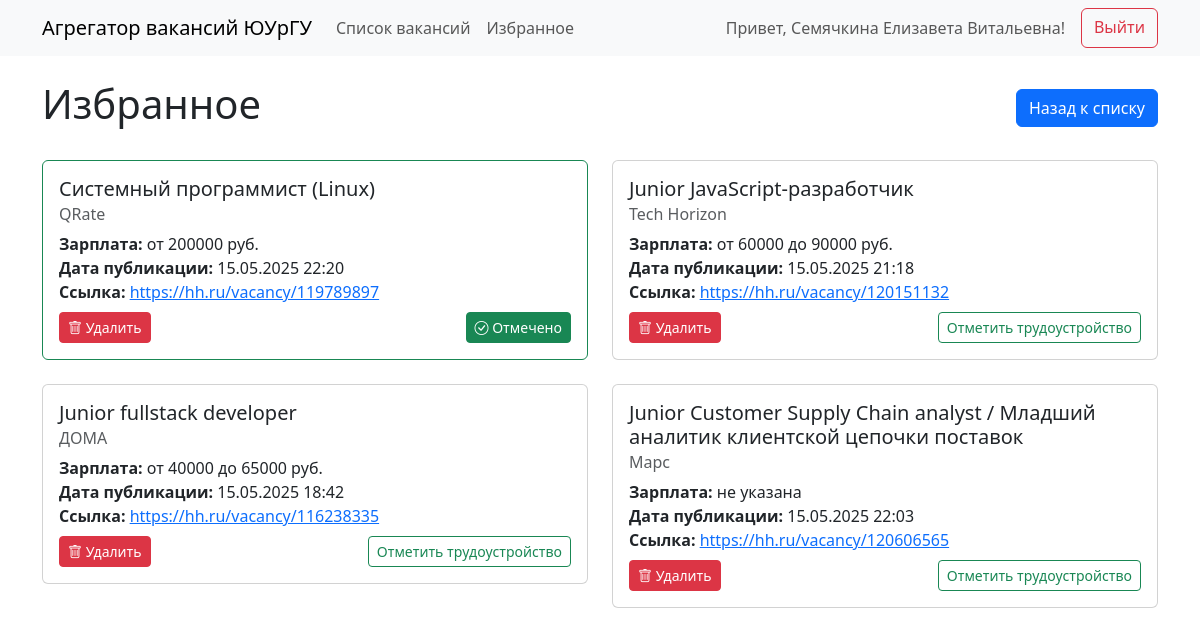
The app's page /favorites (signed in) with its own data.
### tables this page shows
CREATE TABLE users (
            id INTEGER PRIMARY KEY AUTOINCREMENT,
            full_name TEXT NOT NULL,
            group_number TEXT,
            email TEXT,
            phone TEXT,
            password TEXT NOT NULL,
            user_type TEXT NOT NULL,
            last_login TEXT,
            UNIQUE(full_name, user_type)
        );

CREATE TABLE vacancies (
            id INTEGER PRIMARY KEY AUTOINCREMENT,
            title TEXT NOT NULL,
            company TEXT,
            salary TEXT,
            experience TEXT,
            url TEXT UNIQUE,
            description TEXT,
            published_at TEXT
        );

### app.py (the view)
@app.route('/favorites')
def favorites():
    if 'user_id' not in session:
        return redirect(url_for('login'))
    user = get_user_by_id(session['user_id'])  # Получаем данные пользователя
    if not user:
        return redirect(url_for('login'))
    fav_vacancies = get_favorites(user['id'])
    employment = get_employment(user['id'])
    if employment:
        fav_vacancies = [v for v in fav_vacancies if v['id'] != employment['id']]
        fav_vacancies.insert(0, employment)
    return render_template('favorites.html',
                           favorites=fav_vacancies,
                           employment=employment,
                           user=user)  # Добавляем user в контекст

### app.py (called while the page is built)
@app.before_request
def before_request():
    session.permanent = True
    session.modified = True

def get_user_by_id(user_id):
    conn = sqlite3.connect('vacancies.db')
    cursor = conn.cursor()
    cursor.execute('''
        SELECT id, full_name, group_number, user_type FROM users WHERE id = ?
    ''', (user_id,))
    user = cursor.fetchone()
    conn.close()
    if user:
        return {
            'id': user[0],
            'full_name': user[1],
            'group_number': user[2],
            'user_type': user[3]
        }
    return None

### db.py (called while the page is built)
def get_favorites(user_id):
    conn = sqlite3.connect('vacancies.db')
    cursor = conn.cursor()
    cursor.execute('''
        SELECT v.id, v.title, v.company, v.salary, v.url, v.published_at
        FROM favorites f
        JOIN vacancies v ON f.vacancy_id = v.id
        WHERE f.user_id = ?
        ORDER BY f.added_at DESC
    ''', (user_id,))
    vacancies = cursor.fetchall()
    conn.close()
    return [{
        'id': v[0],
        'title': v[1],
        'company': v[2],
        'salary': v[3],
        'url': v[4],
        'published_at': v[5]
    } for v in vacancies]

def get_employment(user_id):
    conn = sqlite3.connect('vacancies.db')
    cursor = conn.cursor()
    cursor.execute('''
        SELECT v.id, v.title, v.company, v.salary, v.url, v.published_at
        FROM employment e
        JOIN vacancies v ON e.vacancy_id = v.id
        WHERE e.user_id = ?
    ''', (user_id,))
    result = cursor.fetchone()
    conn.close()
    if result:
        return {
            'id': result[0],
            'title': result[1],
            'company': result[2],
            'salary': result[3],
            'url': result[4],
            'published_at': result[5]
        }
    return None

### templates/favorites.html (shortened to what this page needs)
{% extends "base.html" %}
{% block content %}
    <div class="d-flex justify-content-between align-items-center mb-4">
        <h1>Избранное</h1>
        <a href="{{ url_for('index') }}" class="btn btn-primary">Назад к списку</a>
    </div>
    {% if not favorites %}
        <div class="alert alert-info">У вас пока нет избранных вакансий</div>
    {% else %}
        <div class="row">
            {% for vacancy in favorites %}
                <div class="col-md-6 mb-4">
                    <div class="card {% if employment and employment.id == vacancy.id %}border-success{% endif %}">
                        <div class="card-body">
                            <h5 class="card-title">{{ vacancy.title }}</h5>
                            <h6 class="card-subtitle mb-2 text-muted">{{ vacancy.company }}</h6>
                            <div class="card-text mb-2">
                                <strong>Зарплата:</strong> {{ vacancy.salary }}<br>
                                <strong>Дата публикации:</strong> {{ vacancy.published_at }}<br>
                                <strong>Ссылка:</strong> <a href="{{ vacancy.url }}" target="_blank">{{ vacancy.url|truncate(30) }}</a>
                            </div>
                            <div class="d-flex justify-content-between align-items-center">
                                <button class="btn btn-sm btn-danger remove-favorite"
                                        data-vacancy-id="{{ vacancy.id }}"
                                        title="Удалить из избранного">
                                    <i class="bi bi-trash"></i> Удалить
                                </button>
                                {% if user and user.user_type == 'student' %}
                                    <button class="btn btn-sm {% if employment and employment.id == vacancy.id %}btn-success{% else %}btn-outline-success{% endif %} employment-btn"
                                            data-vacancy-id="{{ vacancy.id }}">
                                        {% if employment and employment.id == vacancy.id %}
                                            <i class="bi bi-check-circle"></i> Отмечено
                                        {% else %}
                                            Отметить трудоустройство
                                        {% endif %}
                                    </button>
                                {% endif %}
                            </div>
                        </div>
                    </div>
                </div>
            {% endfor %}
        </div>
    {% endif %}
{% endblock %}

### templates/base.html (shortened to what this page needs)
<!DOCTYPE html>
<html lang="ru">
<head>
    <link href="https://cdn.jsdelivr.net/npm/bootstrap@5.3.0/dist/css/bootstrap.min.css" rel="stylesheet">
    <link rel="stylesheet" href="https://cdn.jsdelivr.net/npm/bootstrap-icons@1.8.0/font/bootstrap-icons.css">
</head>
<body>
    <nav class="navbar navbar-expand-lg navbar-light bg-light">
        <div class="container">
            <a class="navbar-brand" href="{{ url_for('index') }}">Агрегатор вакансий ЮУрГУ</a>
            <div class="collapse navbar-collapse" id="navbarNav">
                <ul class="navbar-nav me-auto">
                    <li class="nav-item">
                        <a class="nav-link" href="{{ url_for('index') }}">Список вакансий</a>
                    </li>
                    {% if 'user_id' in session %}
                        <li class="nav-item">
                            <a class="nav-link" href="{{ url_for('favorites') }}">Избранное</a>
                        </li>
                    {% endif %}
                </ul>
                <div class="d-flex">
                    {% if 'user_id' in session and user %}
                        <span class="navbar-text me-3">Привет, {{ user.full_name }}!</span>
                        <a href="{{ url_for('logout') }}" class="btn btn-outline-danger">Выйти</a>
                    {% else %}
                        <a href="{{ url_for('login') }}" class="btn btn-outline-primary me-2">Войти</a>
                        <a href="{{ url_for('register') }}" class="btn btn-primary">Зарегистрироваться</a>
                    {% endif %}
                </div>
            </div>
        </div>
    </nav>
    <div class="container mt-4">
        {% block content %}{% endblock %}
    </div>
</body>
</html>

### records on screen
users: full_name "Семячкина Елизавета Витальевна"
vacancies: title "Системный программист (Linux)", company "QRate", salary "от 200000 руб.", published_at "15.05.2025 22:20", url "https://hh.ru/vacancy/119789897", shows "Отмечено"
vacancies: title "Junior JavaScript-разработчик", company "Tech Horizon", salary "от 60000 до 90000 руб.", published_at "15.05.2025 21:18", url "https://hh.ru/vacancy/120151132", shows "Отметить трудоустройство"
vacancies: title "Junior fullstack developer", company "ДОМА", salary "от 40000 до 65000 руб.", published_at "15.05.2025 18:42", url "https://hh.ru/vacancy/116238335", shows "Отметить трудоустройство"
vacancies: title "Junior Customer Supply Chain analyst / Младший аналитик клиентской цепочки поставок", company "Марс", salary "не указана", published_at "15.05.2025 22:03", url "https://hh.ru/vacancy/120606565", shows "Отметить трудоустройство"
